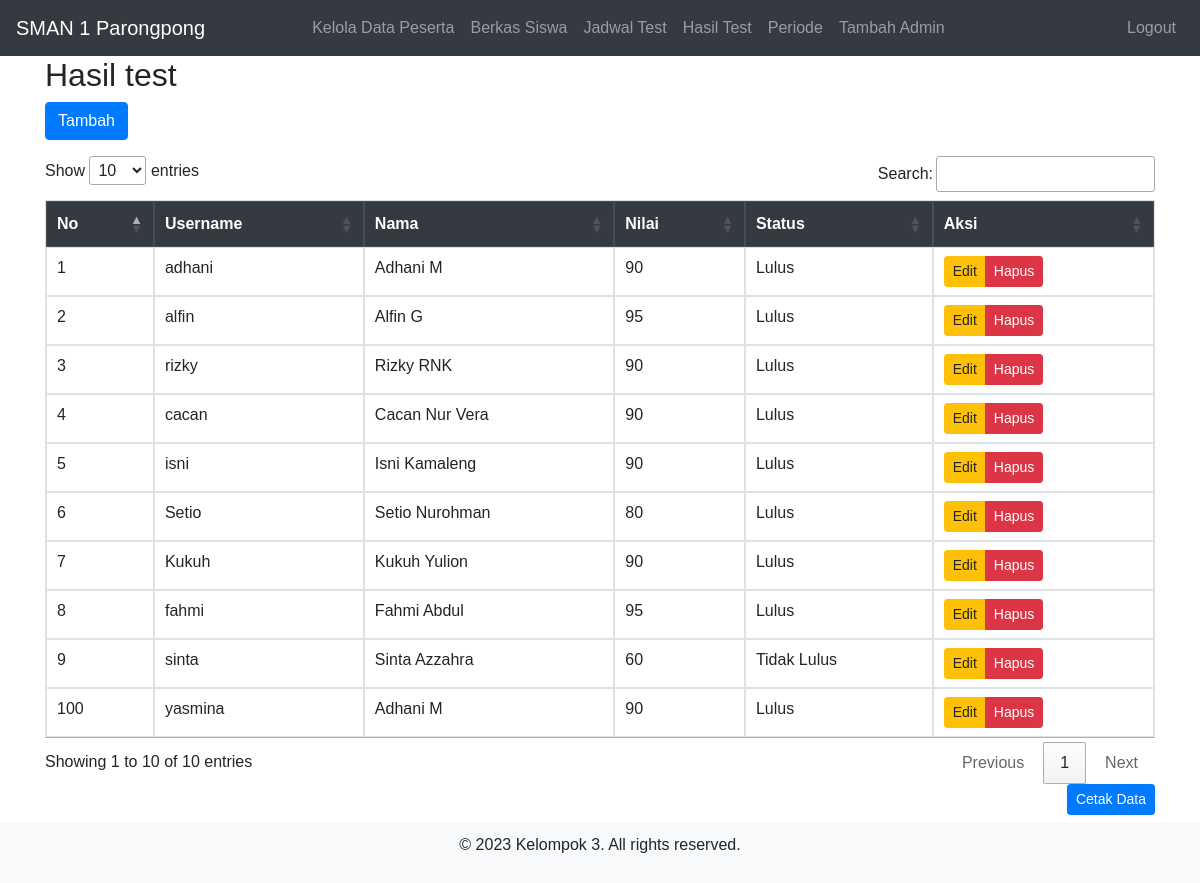
The page /hasil_test.php (signed in) on the database its author committed.
### tables this page shows
CREATE TABLE `test` (
  `id_test` int(5) NOT NULL,
  `username` varchar(50) NOT NULL,
  `nama_lengkap` varchar(20) NOT NULL,
  `nilai_test` int(5) NOT NULL,
  `status` varchar(20) NOT NULL
);

### hasil_test.php (the view, shortened to what this page needs)
<!DOCTYPE html>
<html>
<head>
    <link rel="stylesheet" href="https://stackpath.bootstrapcdn.com/bootstrap/4.5.0/css/bootstrap.min.css">
    <link rel="stylesheet" href="https://maxcdn.bootstrapcdn.com/bootstrap/4.5.2/css/bootstrap.min.css">
    <link rel="stylesheet" href="https://cdn.datatables.net/1.10.20/css/jquery.dataTables.min.css">
</head>
<body>
     <nav class="navbar navbar-expand-md bg-dark navbar-dark ">
        <a class="navbar-brand" href="Dashboard.php">SMAN 1 Parongpong</a>
        <div class="collapse navbar-collapse" id="collapsibleNavbar">
            <ul class="navbar-nav mx-auto">
                <li class="nav-item">
                    <a class="nav-link" href="http://localhost/Prakp3l/kelola_peserta.php">Kelola Data Peserta</a>
                </li>
                <li class="nav-item">
                    <a class="nav-link" href="http://localhost/Prakp3l/berkas_siswa.php">Berkas Siswa</a>
                </li>
                <li class="nav-item">
                    <a class="nav-link" href="http://localhost/Prakp3l/jadwal.php">Jadwal Test</a>
                </li>
                <li class="nav-item">
                    <a class="nav-link" href="http://localhost/Prakp3l/hasil_test.php">Hasil Test</a>
                </li>
                <li class="nav-item">
                    <a class="nav-link" href="periode.php">Periode</a>
                </li>
                <li class="nav-item">
                    <a class="nav-link" href="tambah_admin.php">Tambah Admin</a>
                </li>
            </ul>
            <ul class="navbar-nav ml-auto">
                <li class="nav-item">
                    <a class="nav-link" href="logout.php">Logout</a>
                </li>
            </ul>
        </div>
    </nav>
    <div class="container">
        <table class="table table-bordered" id="myTable">
        <h2 class="display-6">Hasil test</h2>
        <div class="text-left mb-3">
            <a href="form_insert_test.php" class="btn btn-primary">Tambah</a>
            <thead class="thead-dark">
                <tr>
                    <th>No</th>
                    <th>Username</th>
                    <th>Nama</th>
                    <th>Nilai</th>
                    <th>Status</th>
                    <th>Aksi</th>
                </tr>
            </thead>
            <tbody>
            <?php
                include "koneksi.php";
                $peserta = mysqli_query($koneksi,"select * from test");
                ?>
                <?php while($v=mysqli_fetch_array($peserta)):;?>
                    <tr>
                        <td><?php echo $v["id_test"];?></td>
                        <td><?php echo $v["username"];?></td>
                        <td><?php echo $v["nama_lengkap"];?></td>
                        <td><?php echo $v["nilai_test"];?></td>
                        <td><?php echo $v["status"];?></td>
                        <td>
                            <div class="btn-group">
                                <a href="form_update_test.php?id_test=<?php echo $v["id_test"];?> "class="btn btn-warning btn-sm">Edit</a>
                                <a href="hapus_test.php?id_test=<?php echo $v["id_test"];?>" class="btn btn-danger btn-sm">Hapus</a>
                            </div>
                        </td>
                    </tr>
                <?php endwhile;?>
            </tbody>
        </table>
        <div class="text-right mb-2">
                <a href="export_hasil_test.php" class="btn btn-primary btn-sm">Cetak Data</a>
            </div>
    </div>
     <div class="footer">
        <p>&copy; 2023 Kelompok 3. All rights reserved.</p>
    </div>
</body>
</html>

### hasil_test.php (style rules this page uses)
body { font-family: Arial, sans-serif; }
.footer { position: bottom; width: 100%; bottom: 0; background-color: #f8f9fa; padding: 10px 0; text-align: center; }

### rows shown on the page
test: id_test "1", username "adhani", nama_lengkap "Adhani M", nilai_test "90", status "Lulus"
test: id_test "2", username "alfin", nama_lengkap "Alfin G", nilai_test "95", status "Lulus"
test: id_test "3", username "rizky", nama_lengkap "Rizky RNK", nilai_test "90", status "Lulus"
test: id_test "4", username "cacan", nama_lengkap "Cacan Nur Vera", nilai_test "90", status "Lulus"
test: id_test "5", username "isni", nama_lengkap "Isni Kamaleng", nilai_test "90", status "Lulus"
test: id_test "6", username "Setio", nama_lengkap "Setio Nurohman", nilai_test "80", status "Lulus"
test: id_test "7", username "Kukuh", nama_lengkap "Kukuh Yulion", nilai_test "90", status "Lulus"
test: id_test "8", username "fahmi", nama_lengkap "Fahmi Abdul", nilai_test "95", status "Lulus"
test: id_test "9", username "sinta", nama_lengkap "Sinta Azzahra", nilai_test "60", status "Tidak Lulus"
test: id_test "100", username "yasmina", nama_lengkap "Adhani M", nilai_test "90", status "Lulus"
